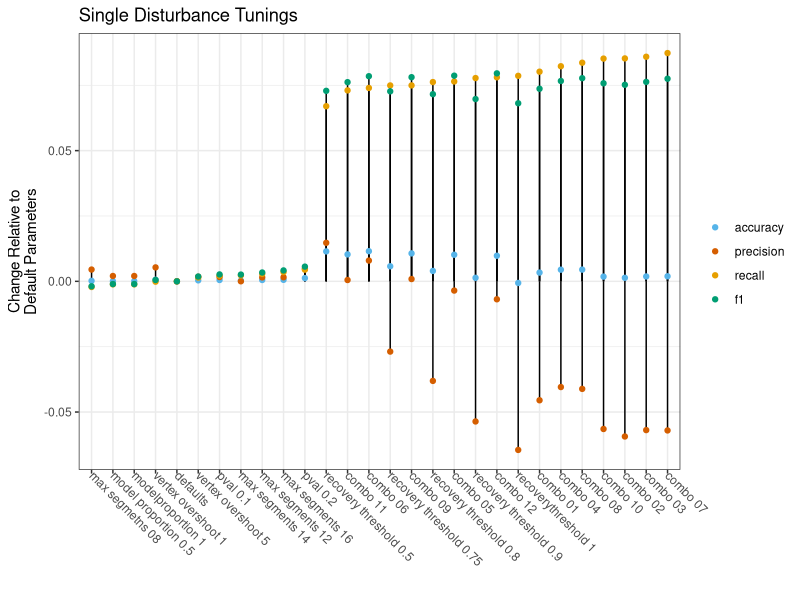
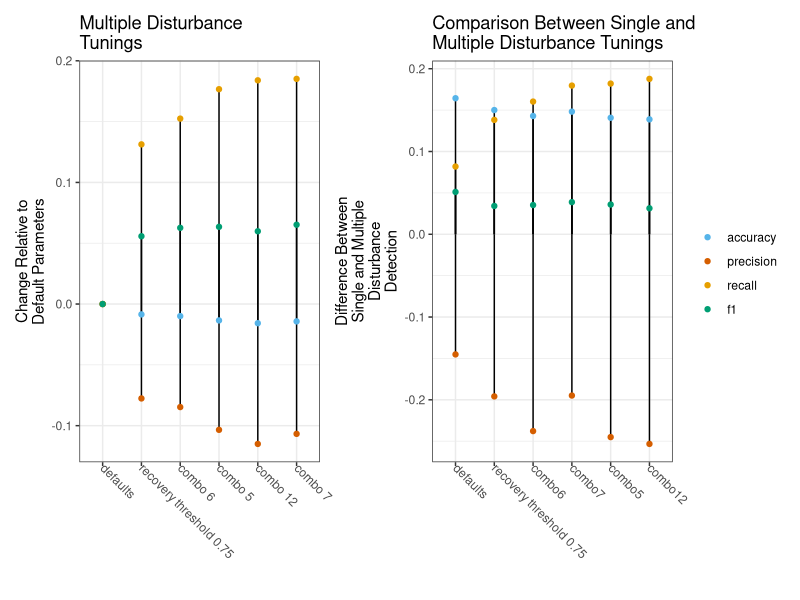

The R script that drew these images, in order:
## ---- chunk 1
data <- readr::read_csv("files/tune_params.csv", show_col_types = FALSE)
library(kableExtra)

kbl(data, 
    align = 'lc',
    caption = "Table 1. Individual Parameter Values Tested") %>% 
    kable_styling("striped")

combos <- readr::read_csv("files/combo_params.csv", show_col_types = FALSE)
## ---- chunk 2
kbl(combos, 
     align = "c",
     caption = "Table 2. Tested Parameter Combinations") %>% 
  kable_styling("striped")
## ---- chunk 3
results <- readr::read_csv("files/tuning_results.csv", show_col_types = FALSE)

kbl(results[ 1:28, c(2, 12:15)],
    align = "lcccc", 
    caption = "Table 3. Accuracy metrics for all tested parameter combinations") %>% kable_styling('striped')

## ---- chunk 4
library(dplyr)
library(ggplot2)

#remove duration and mmu tunings
tuning_results <-  head(results, 28)

#create data for graphs
graph_data <- tuning_results[c(1,2, 12:15)]
graph_data <- graph_data %>% mutate(
  rel_precision = Precision - Precision[2],
  rel_recall = Recall - Recall[2],
  rel_accuracy = Accuracy - Accuracy[2],
  rel_F1 = F1 - F1[2]
)


plot_theme <- theme_bw() %+replace%
  theme(axis.text.x = element_text(angle = -45, hjust = 0))

#intial tuning plot
single <- graph_data |> dplyr::mutate(short_name = forcats::fct_reorder(short_name, Recall, min)) |> 
  ggplot() +
  geom_segment(aes(x = short_name,
                   xend = short_name, y = 0, yend = rel_accuracy)) +
  geom_segment(aes(x = short_name,
                   xend = short_name, y = 0, yend = rel_precision)) +
  geom_segment(aes(x = short_name,
                   xend = short_name, y = 0, yend = rel_recall)) +
  geom_segment(aes(x = short_name,
                   xend = short_name, y = 0, yend = rel_F1)) +
  geom_point(aes(
    x = short_name,
    y = rel_accuracy,
    group = 1,
    color = "accuracy")) +
  geom_point(aes(
    x = short_name,
    y = rel_precision,
    group = 1,
    color = "precision")) +
  geom_point(aes(
    x = short_name,
    y = rel_recall,
    group = 1,
    color = "recall")) +
  geom_point(aes(
    x = short_name,
    y = rel_F1,
    group = 1, 
    color = "f1")) +
  plot_theme +
  labs(
    title = "Single Disturbance Tunings",
    x = " ",
    y = stringr::str_wrap("Change Relative to Default Parameters", width = 20)
  ) +
  scale_colour_manual(" ", 
                         breaks = c("accuracy", "precision", "recall", "f1"),
                         values = c("#56B4E9","#D55E00", "#E69F00", "#009E73"))
#data for multiple disturbance plot
ac5000results <- readr::read_csv("files/multidist_tuning_results.csv", show_col_types = FALSE)
ac5000results <- ac5000results[c(1, 6:9)]
names(ac5000results) <- c("short_name", "Precision", 'Recall', "F1", "Accuracy")
ac5000results <- ac5000results %>% mutate(
   rel_precision = Precision - Precision[6],
   rel_recall = Recall - Recall[6],
   rel_accuracy = Accuracy - Accuracy[6],
   rel_F1 = F1 - F1[6]
 )
 
 graph2data <- rbind(ac5000results, graph_data[c(1,2,21:23,28),c(2:10)])
graph2multi_data <- graph2data[1:6,]

#secondary assesment plot
multi_dist_plot <- graph2multi_data |> dplyr::mutate(short_name = forcats::fct_reorder(short_name, Recall, min)) |> 
  ggplot() +
  geom_segment(aes(x = short_name,
                   xend = short_name, y = 0, yend = rel_accuracy)) +
  geom_segment(aes(x = short_name,
                   xend = short_name, y = 0, yend = rel_precision)) +
  geom_segment(aes(x = short_name,
                   xend = short_name, y = 0, yend = rel_recall)) +
  geom_segment(aes(x = short_name,
                   xend = short_name, y = 0, yend = rel_F1)) +
  geom_point(aes(
    x = short_name,
    y = rel_accuracy,
    group = 1,
    color = "accuracy")) +
  geom_point(aes(
    x = short_name,
    y = rel_precision,
    group = 1,
    color = "precision")) +
  geom_point(aes(
    x = short_name,
    y = rel_recall,
    group = 1,
    color = "recall")) +
  geom_point(aes(
    x = short_name,
    y = rel_F1,
    group = 1, 
    color = "f1")) +
  plot_theme +
  labs(
    title = stringr::str_wrap("Multiple Disturbance Tunings", width = 20),
    x = " ",
    y = stringr::str_wrap("Change Relative to Default Parameters", width = 20)
  ) +
  scale_colour_manual(" ", 
                      breaks = c("accuracy", "precision", "recall", "f1"),
                      values = c("#56B4E9","#D55E00", "#E69F00", "#009E73"))



comparison_data <- tibble("short_name" =  NA, "Change_in_Precision" = NA, "Change_in_Recall" = NA, "Change_in_F1" = NA,  "Change_in_Accuracy" = NA)
comparison_data <- bind_rows("short_name" =  c("defaults", "combo12", "combo5", "combo6", "combo7", "recovery threshold 0.75" ), 
                             "Change_in_Precision" = graph2data$Precision[c(6, 1, 2, 3, 4, 5)]- graph2data$Precision[c(8, 12, 9, 10, 11, 7)], 
                             "Change_in_Recall" = graph2data$Recall[c(6, 1, 2, 3, 4, 5)]- graph2data$Recall[c(8, 12, 9, 10, 11, 7)], 
                             "Change_in_F1" = graph2data$F1[c(6, 1, 2, 3, 4, 5)]- graph2data$F1[c(8, 12, 9, 10, 11, 7)],  
                             "Change_in_Accuracy" = graph2data$Accuracy[c(6, 1, 2, 3, 4, 5)]- graph2data$Accuracy[c(8, 12, 9, 10, 11, 7)])

comparison_graph <- comparison_data |> dplyr::mutate(short_name = forcats::fct_reorder(short_name, Change_in_Recall, min)) |> 
  ggplot() +
  geom_segment(aes(x = short_name,
                   xend = short_name, y = 0, yend = Change_in_Accuracy)) +
  geom_segment(aes(x = short_name,
                   xend = short_name, y = 0, yend = Change_in_Precision)) +
  geom_segment(aes(x = short_name,
                   xend = short_name, y = 0, yend = Change_in_Recall)) +
  geom_segment(aes(x = short_name,
                   xend = short_name, y = 0, yend = Change_in_F1)) +
  geom_point(aes(
    x = short_name,
    y = Change_in_Accuracy,
    group = 1,
    color = "accuracy")) +
  geom_point(aes(
    x = short_name,
    y = Change_in_Precision,
    group = 1,
    color = "precision")) +
  geom_point(aes(
    x = short_name,
    y = Change_in_Recall,
    group = 1,
    color = "recall")) +
  geom_point(aes(
    x = short_name,
    y = Change_in_F1,
    group = 1, 
    color = "f1")) +
  plot_theme +
  labs(
    title = stringr::str_wrap("Comparison Between Single and Multiple Disturbance Tunings", width = 30),
    x = " ",
    y = stringr::str_wrap("Difference Between Single and Multiple Disturbance Detection", width = 20)
  ) +
  scale_colour_manual(" ", 
                      breaks = c("accuracy", "precision", "recall", "f1"),
                      values = c("#56B4E9","#D55E00", "#E69F00", "#009E73"))
library(patchwork)


single 

## ---- chunk 5
multi_dist_plot + comparison_graph + plot_layout(guides ="collect")
